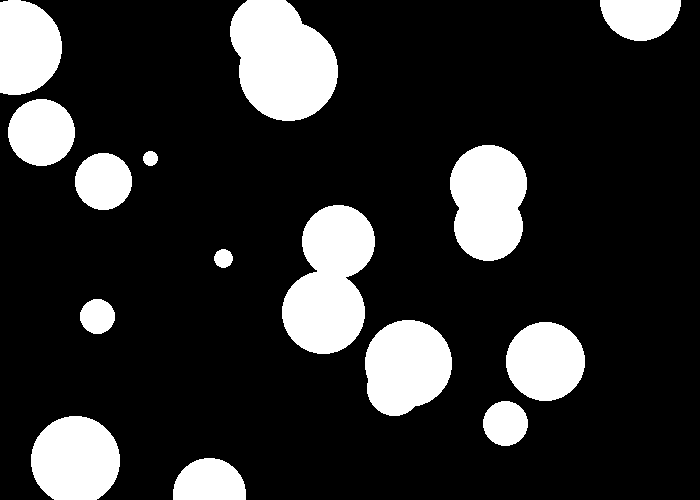
#> input picture image.png, 700 x 500 px
$ python scan.py
#> lines starting #> are read from the running program, lines starting #| are printed output that depends on the picture; after the words box and inside, x2 and y2 are one past the last pixel; in counts of white or black regions, pixels touching at a corner belong together
import math
import numpy as np
import matplotlib.pyplot as plt
from PIL import Image, ImageDraw


def scan_pil_image(image, x, y, c, n):
    # 将图片转换为像素访问对象
    pixels = image.load()
    width, height = image.size

    # 初始化结果列表
    ret = []

    angles = [math.radians(c + i * (360 / n)) for i in range(n)]

    for angle in angles:
        # 初始化光线长度
        distance = 0

        # 计算光线的步长
        step_x = math.cos(angle)
        step_y = math.sin(angle)

        # 从起始点开始，沿着当前方向逐步前进
        while True:
            # 计算新的坐标
            new_x = int(x + distance * step_x)
            new_y = int(y + distance * step_y)

            # 检查新坐标是否超出图片边界
            if new_x < 0 or new_x >= width or new_y < 0 or new_y >= height:
                break

            # 检查新坐标是否为障碍物（白色）
            if pixels[new_x, new_y] == (255, 255, 255):
                break

            # 增加光线长度
            distance += 1

        # 记录当前方向的光线长度
        ret.append(distance)

    return ret

def invert_black_white(image):
    # 将图片转换为像素访问对象
    pixels = image.load()
    width, height = image.size

    for x in range(width):
        for y in range(height):
            r, g, b = pixels[x, y][:3]  # 获取RGB值
            if r == g == b:  # 如果是灰度值
                pixels[x, y] = (255 - r, 255 - g, 255 - b) + pixels[x, y][3:]

    return image

def show(image, x, y, c, ret):
    # 创建绘图对象
    draw = ImageDraw.Draw(image)

    # 定义八个方向的角度（0, 45, 90, 135, 180, 225, 270, 315）
    n = len(ret)
    angles = [math.radians(c + i * (360 / n)) for i in range(n)]

    draw.ellipse((x - 2, y - 2, x + 2, y + 2), fill='green')
    for i, distance in enumerate(ret):
        # 计算打击点的坐标
        hit_x = int(x + distance * math.cos(angles[i]))
        hit_y = int(y + distance * math.sin(angles[i]))

        # 绘制打击点
        draw.ellipse((hit_x - 2, hit_y - 2, hit_x + 2, hit_y + 2), fill='red')
        draw.line((x, y, hit_x, hit_y), fill='blue', width=1)

    # 显示图片
    # image.show()
    image_np = np.array(image)

    # 使用matplotlib显示图像
    plt.imshow(image_np)
    plt.scatter([x], [y], color='blue')  # 标记起始点
    plt.title("Scan Result")
    plt.axis('off')
    plt.show()


if __name__ == '__main__':
    # 示例调用
    image = Image.open("image.png")  # 替换为你的图片路径
#> image is the input picture: PIL image 700x500 RGB; 18% white; 15 white regions, largest, box (x1, y1, x2, y2) and area: (230, 0, 338, 121) 9720, (282, 205, 375, 354) 9477, (450, 145, 527, 261) 7140
    x, y, c, n = 424, 281, 0, 64  # 起始坐标和朝向角度
    result = scan_pil_image(image, x, y, c, n)
#> result = 64 values, max 295 at index 45, min 41 at index 17, mean 125.9
    show(image, x, y, c, result)
#> in show, `n = len(ret)`: n = 64
#> in show, `angles = [math.radians(c + i * (360 / n)) for i in range(n)]`: angles = 64 values from 0 to 6.19
#> the loop in show, `for i, distance in enumerate(ret):` made 64 passes
#> (distance, hit_x, hit_y) on passes 1 to 12: (276, 700, 281), (278, 700, 308), (282, 700, 336), (289, 700, 364), (115, 530, 325), (109, 520, 332), (107, 512, 340), (109, 508, 350), (116, 506, 363), (284, 604, 500), (145, 504, 401), (143, 491, 407)
#> in show, `image_np = np.array(image)`:
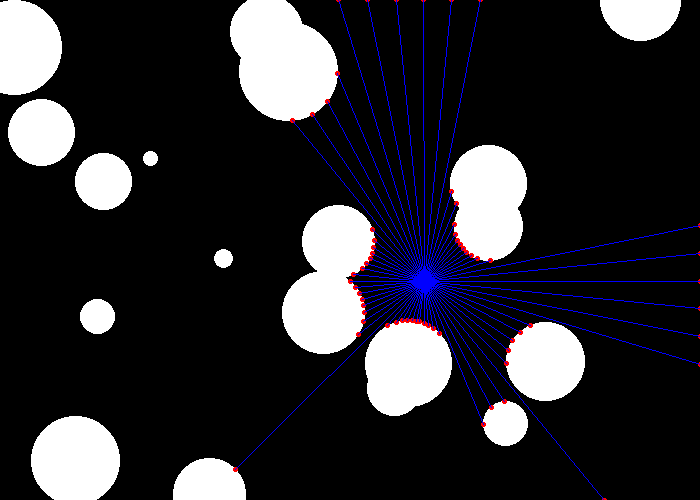
#> image_np: shape (500, 700, 3); mean R, G, B 46, 45.3, 50.5
#> in show, `plt.show()`:
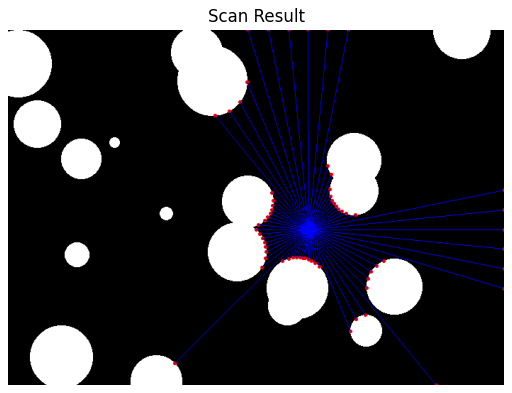
#> figure drawn by matplotlib, 1 panel
